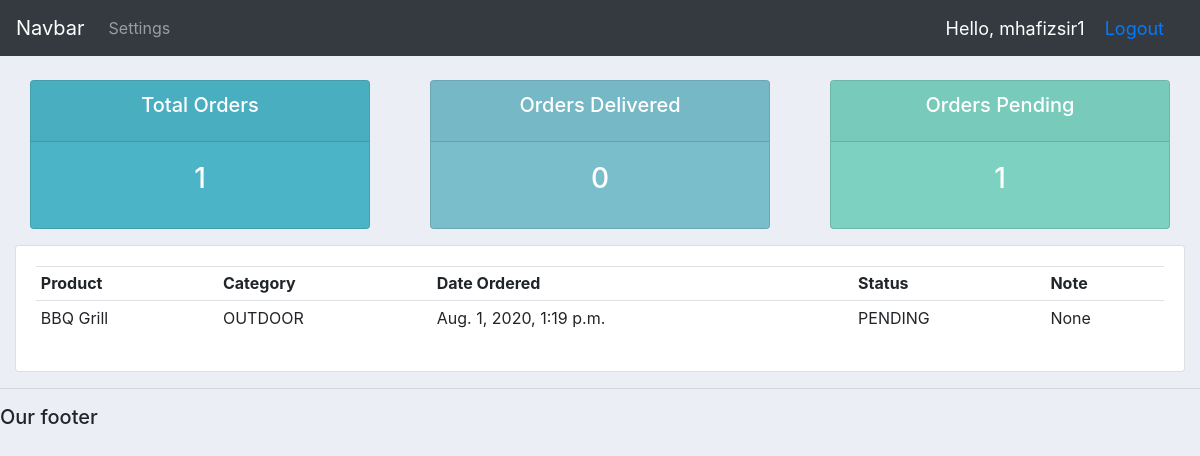
Screenshot of /user/ (signed in) with the database file from the repository.
### accounts/models.py (models this page shows, shortened)
class Order(models.Model):
    STATUS = (
        ("PENDING", "PENDING"),
        ("OUT OF DELIVERY", "OUT OF DELIVERY"),
        ("DELIVERED", "DELIVERED"),
    )
    customer = models.ForeignKey(Customer, null=True, on_delete=models.SET_NULL)
    product = models.ForeignKey(Products, null=True, on_delete=models.SET_NULL)
    date_created = models.DateTimeField(auto_now_add=True)
    status = models.CharField(max_length=255, null=True, choices=STATUS)
    note = models.CharField(max_length=1020, null=True)

class Products(models.Model):
    CATEGORY = (
        ("INDOOR", "INDOOR"),
        ("OUTDOOR", "OUTDOOR"),
    )
    name = models.CharField(max_length=255, null=True)
    price = models.FloatField(null=True)
    category = models.CharField(max_length=255, null=True, choices=CATEGORY)
    description = models.CharField(max_length=255, null=True, blank=True)
    date_created = models.DateTimeField(auto_now_add=True)
    tags = models.ManyToManyField(Tag)
    def __str__(self):
        return self.name

### accounts/decorators.py (the view)
        def wrapper_func(request, *args, **kwargs):
            group = None
            if request.user.groups.exists():
                group = request.user.groups.all()[0].name
            if group in allowed_roles:
                return view_func(request, *args, **kwargs)
            else:
                return HttpResponse('You are not authorized to view this page')

### accounts/views.py (called while the page is built)
@login_required(login_url='login')
@allowed_users(allowed_roles=['customer'])
def userPage(request):
    orders = request.user.customer.order_set.all()
    total_orders = orders.count()
    delivered = orders.filter(status="DELIVERED").count()
    pending = orders.filter(status="PENDING").count()
    context = {'orders': orders,
               'total_orders': total_orders,
               'delivered': delivered,
               'pending': pending}
    return render(request, 'accounts/user.html', context)

### accounts/templates/accounts/user.html
{% extends 'accounts/main.html' %}
{% block content %}
    {% include 'accounts/status.html' %}
    <div class="row">
        <div class="col-md">
            <div class="card card-body">
                <table class="table table-sm">
                    <tr>
                        <th>Product</th>
                        <th>Category</th>
                        <th>Date Ordered</th>
                        <th>Status</th>
                        <th>Note</th>
                    </tr>
                    {% for order in orders %}
                        <tr>
                            <td>{{ order.product }}</td>
                            <td>{{ order.product.category }}</td>
                            <td>{{ order.date_created }}</td>
                            <td>{{ order.status }}</td>
                            <td>{{ order.note }}</td>
                        </tr>
                    {% endfor %}
                </table>
            </div>
        </div>
    </div>
{% endblock content %}

### accounts/templates/accounts/navbar.html (shortened to what this page needs)
{% load static %}
<nav class="navbar navbar-expand-lg navbar-dark bg-dark">
    <a class="navbar-brand" href="#">Navbar</a>
    <div class="collapse navbar-collapse" id="navbarNav">
        <ul class="navbar-nav">
            {% if request.user.is_staff %}
                <li class="nav-item active">
                    <a class="nav-link" href="{% url 'home' %}">Dashboard</a>
                </li>
                <li class="nav-item">
                    <a class="nav-link" href="{% url 'products' %}">Products</a>
                </li>
                <li class="nav-item">
                    <a class="nav-link" href="{% url 'account' %}">Settings</a>
                </li>
            {% else %}
                <li class="nav-item">
                    <a class="nav-link" href="{% url 'account' %}">Settings</a>
                </li>
            {% endif %}
        </ul>
    </div>
    <span class="hello-msg">Hello, {{ request.user }}</span>
    <span class="hello-msg"><a href="{% url 'logout' %}">Logout</a></span>
</nav>

### accounts/templates/accounts/main.html (style rules this page uses)
body { background-color: #ebeff5; }

### accounts/templates/accounts/navbar.html (style rules this page uses)
.hello-msg { font-size: 18px; color: white; margin-right: 20px; }

### rows the page displays
Order: product "BBQ Grill", product.category "OUTDOOR", date_created "Aug. 1, 2020, 1:19 p.m.", status "PENDING", note "None"

### other values shown
{{ request.user }} "mhafizsir1"
{{ total_orders }} "1"
{{ delivered }} "0"
{{ pending }} "1"
